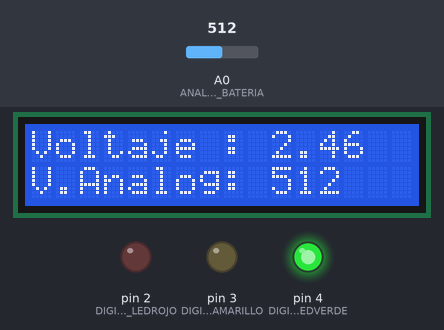
Simulated run of this sketch. Board: Arduino Uno, built with avr-gcc and run on an emulated ATmega328P. On the bench: 16×2 character LCD, output pins drawn as LEDs (lit = HIGH). Inputs (shaded band) come from the test bench; at power-on: A0 (ANALOGICA_BATERIA) = 512.

Above: at 4.6 s.
4.7 s: A0 (ANALOGICA_BATERIA) set to 325
At 6.5 s:
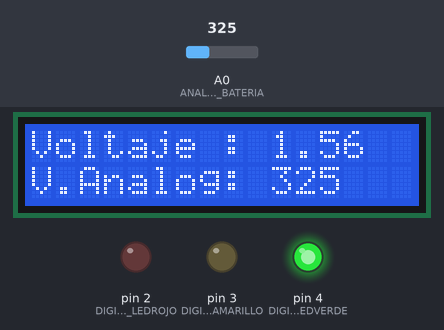
7.7 s: A0 (ANALOGICA_BATERIA) set to 294
At 9.5 s:
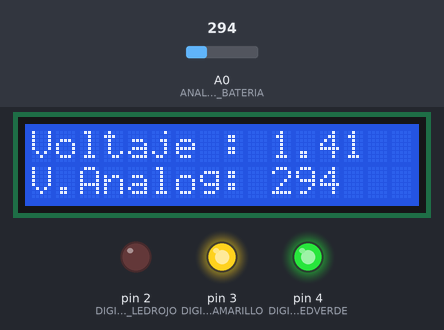
10.7 s: A0 (ANALOGICA_BATERIA) set to 267
At 13.0 s:
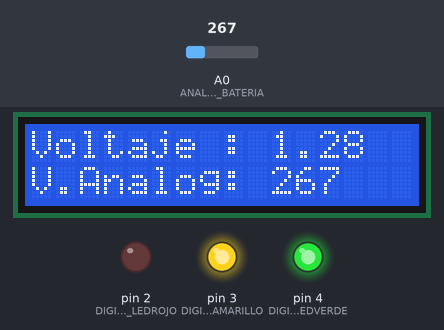
13.7 s: A0 (ANALOGICA_BATERIA) set to 233
At 14.7 s:
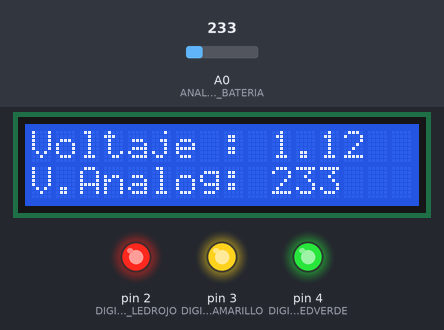
16.7 s: A0 (ANALOGICA_BATERIA) set to 12
At 19.3 s:
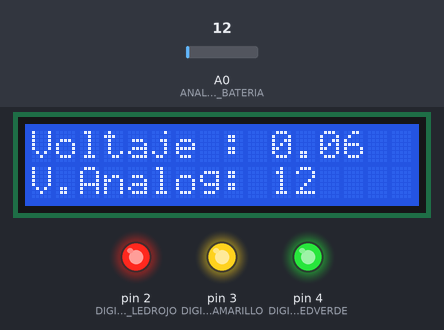
19.7 s: A0 (ANALOGICA_BATERIA) set to 9
At 21.2 s:
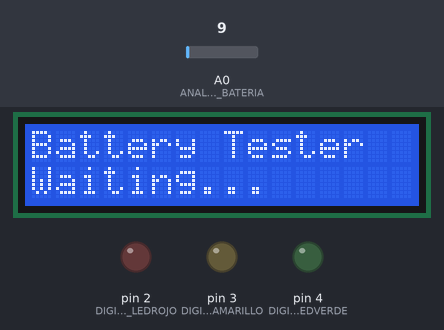
Timing chart, 0 to 22.7 s (numbered marks = the images above; inputs shaded):
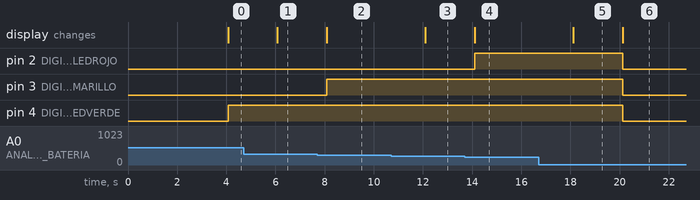

The sketch:

testerDeBaterias.ino
```cpp
#include <LiquidCrystal.h>

#define ANALOGICA_BATERIA 0
#define DIGITAL_LEDVERDE 4
#define DIGITAL_LEDAMARILLO 3
#define DIGITAL_LEDROJO 2

int iValorAnalogoBateria = 0;
float fVoltaje = 0;
int iDelaCiclo = 2000;

//Valores de rangos de las luces en voltios
float fValorParaLedVerde = 1.5;
float fValorParaLedAmarillo = 1.2;
float fValorParaLedRojo = 0.4;

LiquidCrystal lcd(7, 8, 9, 10, 11, 12);

void setup() {
  Serial.begin(9600);

  pinMode(DIGITAL_LEDVERDE, OUTPUT);
  pinMode(DIGITAL_LEDAMARILLO, OUTPUT);
  pinMode(DIGITAL_LEDROJO, OUTPUT);

  lcd.begin(16, 2);
  lcd.print("Battery Tester");
  lcd.setCursor(0, 1);
  lcd.print("By: Lola");
  delay(iDelaCiclo);
}

void loop() {
  delay(iDelaCiclo);
  iValorAnalogoBateria = analogRead(ANALOGICA_BATERIA);

  // Obtenemos el voltaje a partir del valor analogico.
  fVoltaje = 0.0048 * iValorAnalogoBateria;

  lcd.clear();

  if(iValorAnalogoBateria > 10){
    lcd.setCursor(0, 0);
    lcd.print("Voltaje : "+String(fVoltaje));
    lcd.setCursor(0, 1);
    lcd.print("V.Analog: "+String(iValorAnalogoBateria));

    if (fVoltaje >= fValorParaLedVerde){
      digitalWrite(DIGITAL_LEDVERDE, HIGH);
    }
    else if (fVoltaje < fValorParaLedVerde && fVoltaje > fValorParaLedAmarillo){
      digitalWrite(DIGITAL_LEDAMARILLO, HIGH);
    }
    else if (fVoltaje < fValorParaLedAmarillo && fVoltaje > fValorParaLedRojo){
      digitalWrite(DIGITAL_LEDROJO, HIGH);
    }
  } else {
    lcd.setCursor(0, 0);
    lcd.print("Battery Tester");
    lcd.setCursor(0, 1);
    lcd.print("Waiting...");
    digitalWrite(DIGITAL_LEDVERDE, LOW);
    digitalWrite(DIGITAL_LEDAMARILLO, LOW);
    digitalWrite(DIGITAL_LEDROJO, LOW);
  }
}
```

Measured:
- the behaviour switches between 313 and 312 on A0 (ANALOGICA_BATERIA) (found by bisection; images 1 and 2)
- the behaviour switches between 250 and 249 on A0 (ANALOGICA_BATERIA) (found by bisection; images 3 and 4)
- the behaviour switches between 11 and 10 on A0 (ANALOGICA_BATERIA) (found by bisection; images 5 and 6)
- after the input at 4.7 s, the display: changes after 1.4 s (image 1)
- after the input at 7.7 s, pin 3 (DIGITAL_LEDAMARILLO): LOW → HIGH after 0.39 s; the display: changes after 0.39 s (image 2)
- after the input at 10.7 s, the display: changes after 1.4 s (image 3)
- after the input at 13.7 s, pin 2 (DIGITAL_LEDROJO): LOW → HIGH after 0.40 s; the display: changes after 0.40 s (image 4)
- after the input at 16.7 s, the display: changes after 1.4 s (image 5)
- after the input at 19.7 s, pin 2 (DIGITAL_LEDROJO), pin 3 (DIGITAL_LEDAMARILLO), pin 4 (DIGITAL_LEDVERDE): HIGH → LOW after 0.42 s; the display: changes after 0.42 s (image 6)
